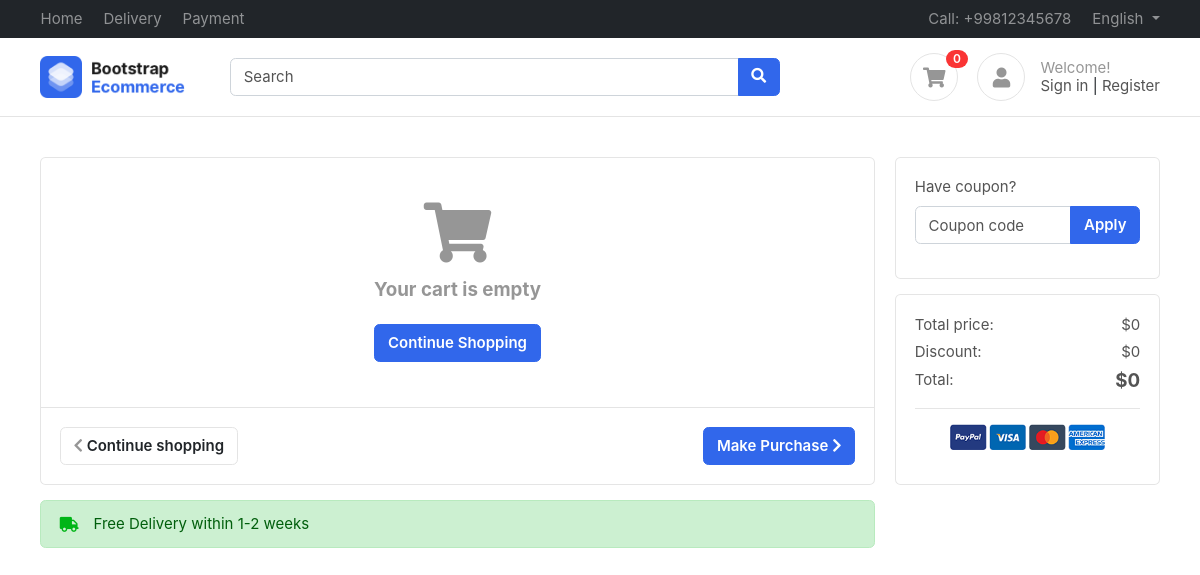
Before: /accounts/cart/ (signed in) with the older database file.
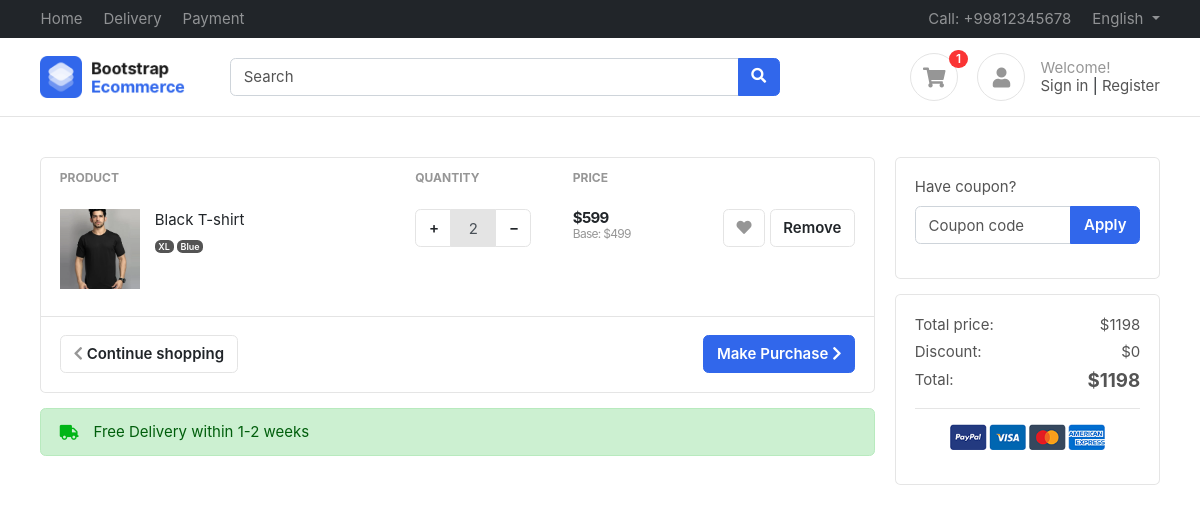
After: the same page with the newer database file.
### accounts/models.py (models this page shows)
class Profile(BaseModel):
    user = models.OneToOneField(User , on_delete=models.CASCADE , related_name="profile")
    is_email_verified = models.BooleanField(default=False)
    email_token = models.CharField(max_length=100 , null=True , blank=True)
    profile_image = models.ImageField(upload_to = 'profile')
    def get_cart_count(self):
        return CartItem.objects.filter(cart__user=self.user, cart__is_paid=False).count()

class Cart(BaseModel):
    user = models.ForeignKey(User , on_delete=models.CASCADE , related_name="cart")
    is_paid = models.BooleanField(default=False)
    def get_cart_total(self):
        cart_items = self.cart_items.all()
        price = []
        for cart_item in cart_items:
            item_price = cart_item.product.price
            if cart_item.color_variant:
                item_price += cart_item.color_variant.price
            if cart_item.size_variant:
                item_price += cart_item.size_variant.price
            price.append(item_price * cart_item.quantity)
        return sum(price)

class CartItem(BaseModel):
    cart = models.ForeignKey(Cart , on_delete=models.CASCADE , related_name="cart_items")
    product = models.ForeignKey(Product , on_delete=models.SET_NULL , null=True , blank=True)
    color_variant = models.ForeignKey(ColorVariant , on_delete=models.SET_NULL , null=True , blank=True)
    size_variant = models.ForeignKey(SizeVariant , on_delete=models.SET_NULL , null=True , blank=True)
    quantity = models.PositiveIntegerField(default=1)
    def get_product_price(self):
        price = [self.product.price]
        if self.color_variant:
            color_variant_price = self.color_variant.price
            price.append(color_variant_price)
        if self.size_variant:
            size_variant_price = self.size_variant.price
            price.append(size_variant_price)
        return sum(price)

### products/models.py (models this page shows, shortened)
class ProductImage(BaseModel):
    product = models.ForeignKey(Product , on_delete=models.CASCADE , related_name="product_images")
    image =  models.ImageField(upload_to="product")

class Product(BaseModel):
    product_name = models.CharField(max_length=100)
    slug = models.SlugField(unique=True  , null=True , blank=True)
    category = models.ForeignKey(Category , on_delete=models.CASCADE , related_name="products")
    price = models.IntegerField()
    product_desription = models.TextField()
    color_variant = models.ManyToManyField(ColorVariant , blank=True)
    size_variant = models.ManyToManyField(SizeVariant , blank=True)

class SizeVariant(BaseModel):
    size_name = models.CharField(max_length=100)
    price = models.IntegerField(default=0)

### accounts/views.py (the view)
# urls.py: path('cart/', cart , name="cart"),
def cart(request):
    cart_obj = Cart.objects.filter(user=request.user, is_paid=False).first()
    return render(request, 'accounts/cart.html', {'cart': cart_obj})

### templates/accounts/cart.html
{% extends "base/base.html" %}
{% block start %}
<section class="section-content padding-y">
	<div class="container">
		<div class="row">
			<main class="col-md-9">
				<div class="card">
					{% if cart and cart.cart_items.all %}
					<table class="table table-borderless table-shopping-cart">
						<thead class="text-muted">
						<tr class="small text-uppercase">
						  <th scope="col">Product</th>
						  <th scope="col" width="120">Quantity</th>
						  <th scope="col" width="120">Price</th>
						  <th scope="col" class="text-right" width="200"> </th>
						</tr>
						</thead>
						<tbody>
						{% for item in cart.cart_items.all %}
						<tr>
							<td>
								<figure class="itemside">
									<div class="aside">
										{% with item.product.product_images.first as img %}
											{% if img %}
												<img src="{{ img.image.url }}" alt="{{ item.product.product_name }}" class="img-sm">
											{% else %}
												<img src="https://via.placeholder.com/80" alt="{{ item.product.product_name }}" class="img-sm">
											{% endif %}
										{% endwith %}
									</div>
									<figcaption class="info">
										<a href="/products/{{ item.product.slug }}/" class="title text-dark">{{ item.product.product_name }}</a>
                                        <p class="text-muted small">
                                            {% if item.size_variant %}
                                                <span class="badge badge-secondary">{{ item.size_variant.size_name }}</span>
                                            {% endif %}
                                            <span class="badge badge-secondary">Blue</span>
                                        </p>
									</figcaption>
								</figure>
							</td>
							<td>
								<div class="input-group mb-3 input-spinner">
						<div class="input-group-prepend">
							<a href="{% url 'add_to_cart' item.product.uid %}?quantity=1{% if item.size_variant %}&variant={{ item.size_variant.size_name }}{% endif %}" class="btn btn-light" id="button-plus-{{ item.uid }}"> + </a>
						</div>
						<input type="text" class="form-control text-center" value="{{ item.quantity }}" readonly>
						<div class="input-group-append">
							<a href="{% url 'remove_from_cart' item.uid %}?action=decrease" class="btn btn-light" id="button-minus-{{ item.uid }}"> − </a>
                        </div>
                    </div>
							</td>
							<td>
								<div class="price-wrap">
									<var class="price">${{ item.get_product_price }}</var>
									{% if item.size_variant or item.color_variant %}
										<small class="text-muted d-block">Base: ${{ item.product.price }}</small>
									{% endif %}
								</div>
							</td>
							<td class="text-right">
								<a data-original-title="Save to Wishlist" title="" href="" class="btn btn-light" data-toggle="tooltip"> <i class="fa fa-heart"></i></a>
								<a href="{% url 'remove_from_cart' item.uid %}" class="btn btn-light"> Remove</a>
							</td>
						</tr>
						{% endfor %}
						</tbody>
					</table>
					{% else %}
					<div class="card-body text-center py-5">
						<i class="fa fa-shopping-cart fa-4x text-muted mb-3"></i>
						<h5 class="text-muted">Your cart is empty</h5>
						<a href="/" class="btn btn-primary mt-3">Continue Shopping</a>
					</div>
					{% endif %}
					<div class="card-body border-top">
						<a href="#" class="btn btn-primary float-md-right"> Make Purchase <i class="fa fa-chevron-right"></i> </a>
						<a href="#" class="btn btn-light"> <i class="fa fa-chevron-left"></i> Continue shopping </a>
					</div>
				</div>
				<div class="alert alert-success mt-3">
					<p class="icontext"><i class="icon text-success fa fa-truck"></i> Free Delivery within 1-2 weeks</p>
				</div>
			</main>
			<aside class="col-md-3">
				<div class="card mb-3">
					<div class="card-body">
					<form>
						<div class="form-group">
							<label>Have coupon?</label>
							<div class="input-group">
								<input type="text" class="form-control" name="" placeholder="Coupon code">
								<span class="input-group-append">
									<button class="btn btn-primary">Apply</button>
								</span>
							</div>
						</div>
					</form>
					</div>
				</div>
				<div class="card">
					<div class="card-body">
						<dl class="dlist-align">
						  <dt>Total price:</dt>
						  <dd class="text-right">
						  	{% if cart %}
						  		${{ cart.get_cart_total }}
						  	{% else %}
						  		$0
						  	{% endif %}
						  </dd>
						</dl>
						<dl class="dlist-align">
						  <dt>Discount:</dt>
						  <dd class="text-right">$0</dd>
						</dl>
						<dl class="dlist-align">
						  <dt>Total:</dt>
						  <dd class="text-right  h5">
						  	<strong>
						  		{% if cart %}
						  			${{ cart.get_cart_total }}
						  		{% else %}
						  			$0
						  		{% endif %}
						  	</strong>
						  </dd>
						</dl>
						<hr>
						<p class="text-center mb-3">
							<img src="images/misc/payments.png" height="26">
						</p>
					</div>
				</div>
			</aside>
		</div>
	</div>
</section>
{% endblock start %}

### templates/base/base.html (shortened to what this page needs)
<!DOCTYPE HTML>
<html lang="en">
<head>
<link href="/media/css/bootstrap.css" rel="stylesheet" type="text/css"/>
<link href="/media/fonts/fontawesome/css/all.min.css" type="text/css" rel="stylesheet">
<link href="/media/css/ui.css" rel="stylesheet" type="text/css"/>
<link href="/media/css/responsive.css" rel="stylesheet" />
</head>
<body>
	<header class="section-header">
		<nav class="navbar navbar-dark navbar-expand p-0 bg-dark">
		<div class="container">
			<ul class="navbar-nav d-none d-md-flex mr-auto">
				<li class="nav-item"><a class="nav-link" href="#">Home</a></li>
				<li class="nav-item"><a class="nav-link" href="#">Delivery</a></li>
				<li class="nav-item"><a class="nav-link" href="#">Payment</a></li>
			</ul>
			<ul class="navbar-nav">
				<li class="nav-item"><a href="#" class="nav-link"> Call: +99812345678 </a></li>
				<li class="nav-item dropdown">
					 <a href="#" class="nav-link dropdown-toggle" data-toggle="dropdown"> English </a>
				</li>
			</ul>
		  </div>
		</nav>
		<section class="header-main border-bottom">
			<div class="container">
		<div class="row align-items-center">
			<div class="col-lg-2 col-4">
				<div class="brand-wrap">
					<img class="logo" src="/media/images/logo.png">
				</div>
			</div>
			<div class="col-lg-6 col-sm-12">
				<form action="#" class="search">
					<div class="input-group w-100">
						<input type="text" class="form-control" placeholder="Search">
						<div class="input-group-append">
						  <button class="btn btn-primary" type="submit">
							<i class="fa fa-search"></i>
						  </button>
						</div>
					</div>
				</form>
			</div>
			<div class="col-lg-4 col-sm-6 col-8">
				<div class="widgets-wrap float-md-right">
					<div class="widget-header  mr-3">
						<a href="{% url 'cart' %}" class="icon icon-sm rounded-circle border"><i class="fa fa-shopping-cart"></i></a>
						<span class="badge badge-pill badge-danger notify">{% if request.user.is_authenticated %}{{request.user.profile.get_cart_count}}{% endif %}</span>
					</div>
					<div class="widget-header icontext">
						<a href="#" class="icon icon-sm rounded-circle border"><i class="fa fa-user"></i></a>
						<div class="text">
							<span class="text-muted">Welcome!</span>
							<div>
								<a href="{% url 'login' %}">Sign in</a> |
								<a href="{% url 'register' %}"> Register</a>
							</div>
						</div>
					</div>
				</div>
			</div>
		</div>
			</div>
		</section>
		</header>
        {% block start %}
		{% endblock start %}
</body>
</html>

### public/static/css/ui.css (style rules this page uses)
html { font-family: 'Inter', sans-serif; font-size: 15px; }
.price-wrap { letter-spacing: -0.7px; }
.icon-xs, .icon-sm, .icon-md, .icon-lg { display: inline-block; text-align: center; flex-shrink: 0; flex-grow: 0; }
.icon-sm { width: 48px; height: 48px; line-height: 48px; font-size: 20px; }
.img-xs, .img-sm, .img-md, .img-lg { object-fit: cover; flex-shrink: 0; flex-grow: 0; }
.img-sm { width: 80px; height: 80px; }
.padding-y { padding-top: 40px; padding-bottom: 40px; }
var { font-style: normal; }
figure { margin-bottom: 0; }
article:after, .form-group:after { display: block; clear: both; content: ""; }
.card .title { color: #212529; }
p:last-child { margin-bottom: 0; }
.header-main { position: relative; padding-top: 1rem; padding-bottom: 1rem; }
.brand-wrap .logo, .navbar-brand .logo { margin-right: 7px; max-height: 42px; display: inline-block; }
.widget-header { display: inline-block; vertical-align: middle; position: relative; }
.widget-header a { color: #545454; }
.widget-header i { color: #969696; }
.widget-header .notify { position: absolute; top: -3px; right: -10px; }
.btn-light { background-color: #fff; border-color: #e4e4e4; }
.btn-light i { color: #969696; }
.itemside { position: relative; display: flex; width: 100%; }
.itemside .aside { position: relative; flex-shrink: 0; }
.itemside .info { padding-left: 15px; padding-right: 7px; }
.itemside p { margin-bottom: 0; }
.itemside .title { display: block; margin-bottom: 5px; color: #212529; }
[class*="dlist-"] { margin-bottom: 5px; }
[class*="dlist-"] dd { margin-bottom: 0; }
.dlist-align { display: flex; }
.dlist-align dt { width: 120px; word-wrap: break-word; font-weight: normal; }
.dlist-align dd { flex-grow: 1; }
.icontext { display: inline-flex; align-items: center; vertical-align: middle; }
.icontext .text { width: 100%; line-height: 1.2; color: #212529; }
.icontext .icon { position: relative; margin-right: 15px; flex-shrink: 0; flex-grow: 0; }
.notify { position: absolute; top: -4px; right: -10px; display: inline-block; padding: .25em .6em; font-size: 12px; line-height: 1; text-align: center; border-radius: 3rem; color: #fff; background-color: #fa3434; }
.price { font-weight: 600; color: #212529; }
.input-spinner { width: 120px; flex-wrap: nowrap; display: inline-flex; }
.input-spinner input.form-control { text-align: center; max-width: 46px; flex-basis: 46px; border-color: #e4e4e4; flex-grow: 0; }
.input-spinner .btn { width: 36px; text-align: center; }
.table-shopping-cart.table td, .table-shopping-cart.table th { padding-left: 1.25rem; padding-right: 1.25rem; }
.table-shopping-cart .price-wrap { line-height: 1.2; }
.table-shopping-cart .price { font-weight: bold; margin-right: 5px; display: block; }

Changed rows visible on the page:
added CartItem: product.product_images.first.image (picture), product.product_name "Black T-shirt", size_variant.size_name "XL", quantity "2", get_product_price "599", product.price "499"
computed for Cart: get_cart_total "0" → "1198"
Other visible differences:
{{ request.user.profile.get_cart_count }}: "0" → "1"
text no longer shown: "Your cart is empty Continue Shopping"
text now shown: "PRODUCT QUANTITY PRICE"
